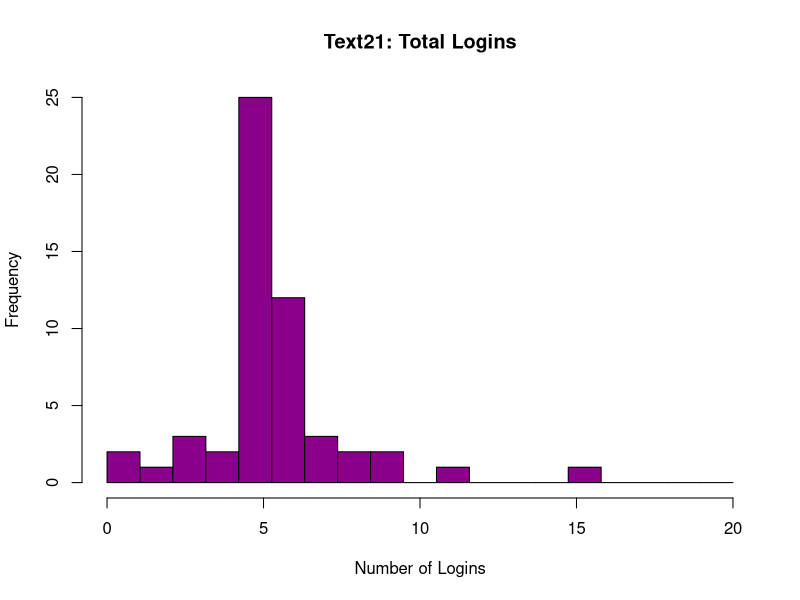
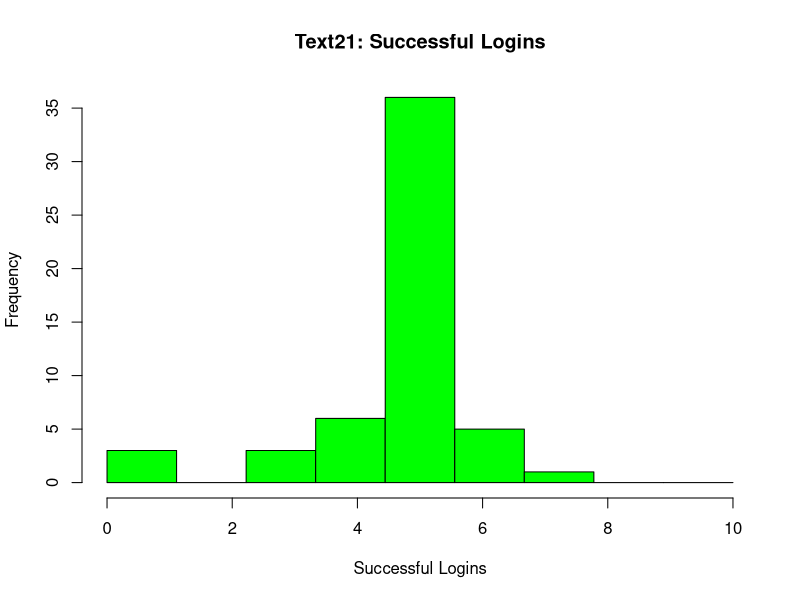
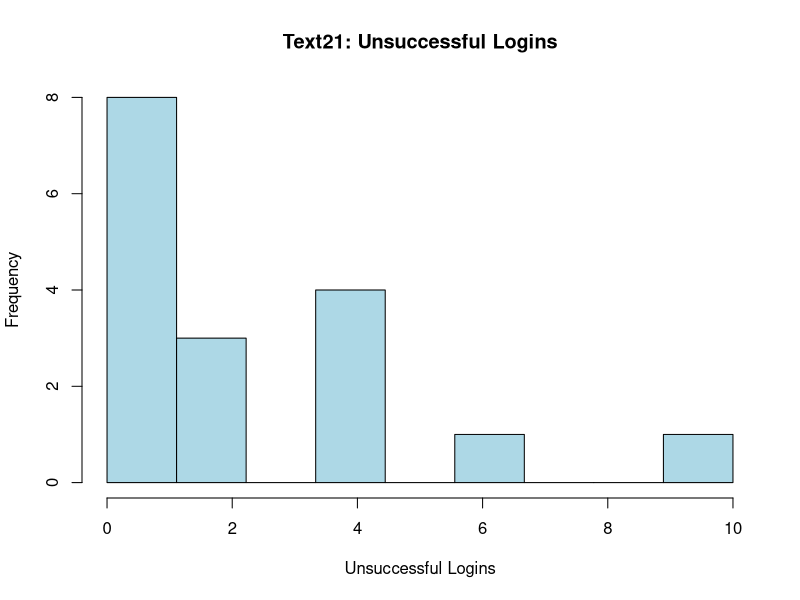
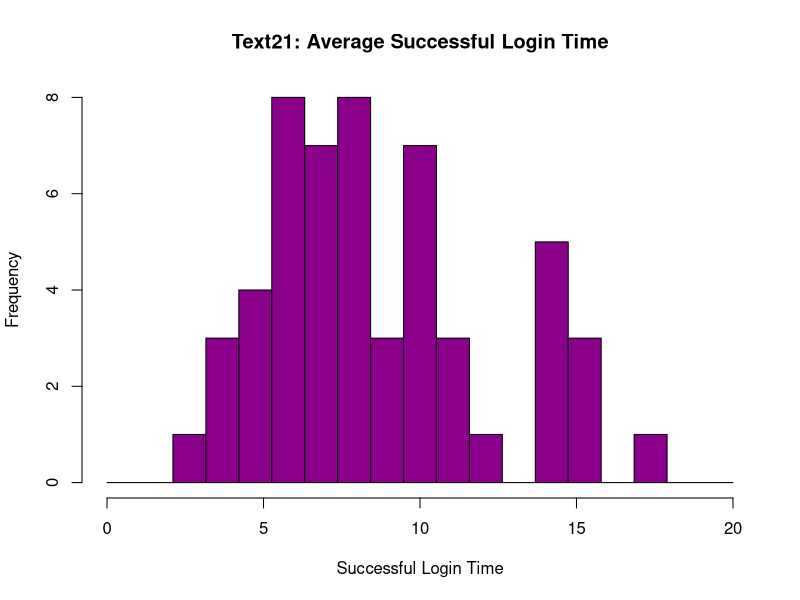
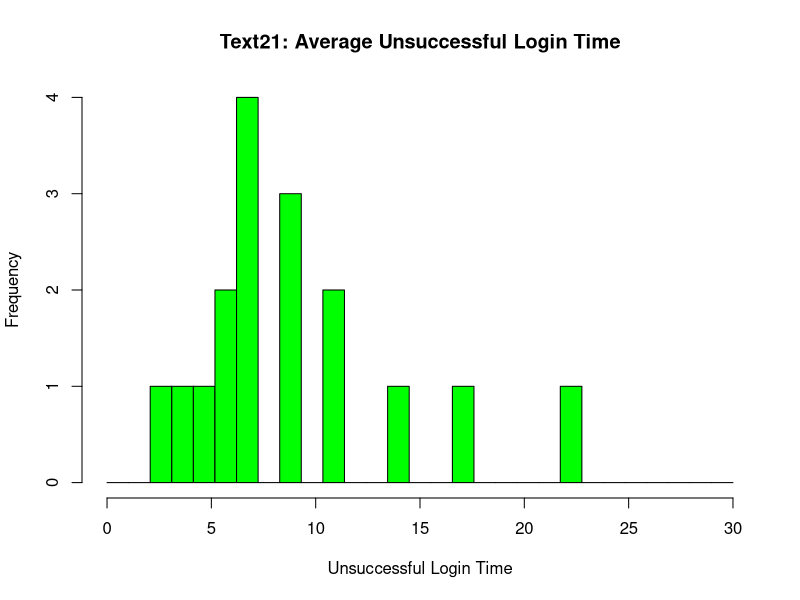
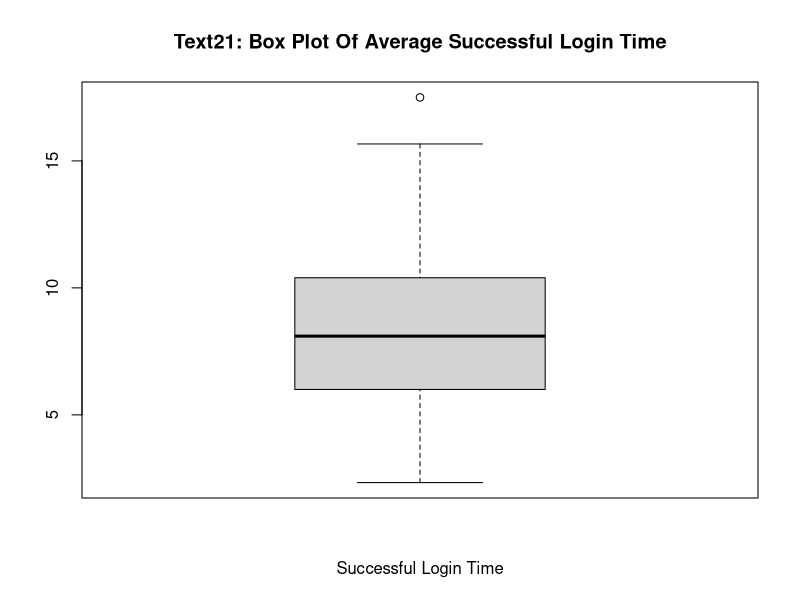
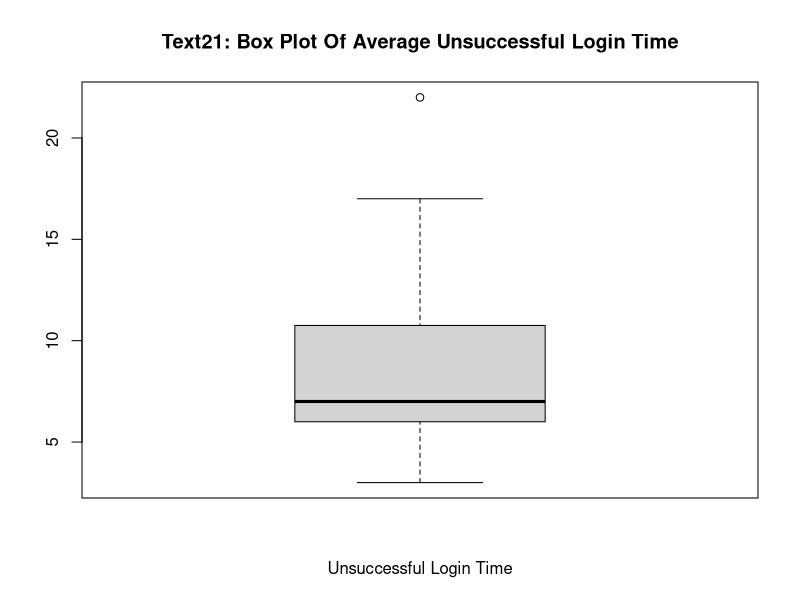
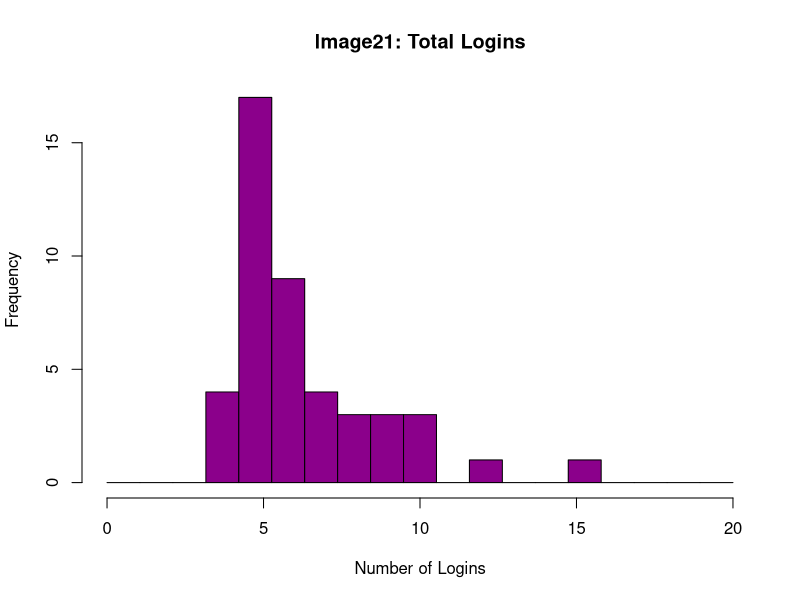

The R source for these figures, in order:
# don't forget to set working directory using `setwd("DIR")`
output_file <- "output.pdf"; # output file for stats
data <- read.table("combined.csv", header = TRUE, sep = ","); # read csv file, ignore the column names

# format is userId passwordScheme totalLogins successfulLogins unsuccessfulLogins avgSuccessLoginTime avgFailedLoginTime

full_data <- split(data, data$passwordScheme);

text_data = full_data$Text21;
image_data = full_data$Image21;


calculateStatistics <- function(data, scheme) {
	sink(paste(scheme, output_file));
	calculateLoginStats(data, scheme);
	calculateTimeStats(data, scheme);
	sink();
	pdf(file = paste(scheme, output_file));
	createLoginHistograms(data, scheme);
	createTimeHistograms(data, scheme);
	dev.off();
}

calculateLoginStats <- function(data, scheme) {
	cat(paste("Mean for logins for", scheme),"\n");
	meanTotalUserLogins <- mean(data$totalLogins);
	cat(paste("Mean total logins for", scheme, meanTotalUserLogins), "\n");
	meanSuccessfulUserLogins <- mean(data$successfulLogins);
	cat(paste("Mean successful logins for", scheme, meanSuccessfulUserLogins), "\n");
	meanUnsuccessfulUserLogins <- mean(data$unsuccessfulLogins);
	cat(paste("Mean unsuccessful logins for", scheme, meanUnsuccessfulUserLogins), "\n");
	cat("\n");
	
	cat(paste("Standard deviation for logins for", scheme),"\n");
	sdTotalUserLogins <- sd(data$totalLogins);
	cat(paste("Standard deviation of total logins for", scheme, sdTotalUserLogins), "\n");
	
	sdSuccessfulUserLogins <- sd(data$successfulLogins);
	cat(paste("Standard deviation of successful logins for", scheme, sdSuccessfulUserLogins), "\n");
	
	sdUnsuccessfulUserLogins <- sd(data$unsuccessfulLogins);
	cat(paste("Standard deviation of unsuccessful logins for", scheme, sdUnsuccessfulUserLogins), "\n");
	cat("\n");
	
	cat(paste("Median for logins for", scheme),"\n");
	medianTotalUserLogins <- median(data$totalLogins);
	cat(paste("Median total logins for", scheme, medianTotalUserLogins), "\n");
	
	medianSuccessfulUserLogins <- median(data$successfulLogins);
	cat(paste("Median successful logins for", scheme, medianSuccessfulUserLogins), "\n");
	
	medianUnsuccessfulUserLogins <- median(data$unsuccessfulLogins);
	cat(paste("Median unsuccessful logins for", scheme, medianUnsuccessfulUserLogins), "\n");
	cat("\n");
}

calculateTimeStats <- function(data, scheme) {
	cat(paste("Mean for login time for for", scheme),"\n");
	meanSuccessfulUserLoginsTime <- mean(data$avgSuccessLoginTime[data$avgSuccessLoginTime > 0]);
	cat(paste("Mean successful login time for", scheme, meanSuccessfulUserLoginsTime), "\n");
	
	meanUnsuccessfulUserLoginTime <- mean(data$avgFailedLoginTime[data$avgFailedLoginTime > 0]);
	cat(paste("Mean unsuccessful login time for", scheme, meanUnsuccessfulUserLoginTime), "\n");
	cat("\n");
	
	cat(paste("Standard deviation for login time for", scheme),"\n");
	sdSuccessfulUserLoginTime <- sd(data$avgSuccessLoginTime[data$avgSuccessLoginTime > 0]);
	cat(paste("Standard deviation of successful login time for", scheme, sdSuccessfulUserLoginTime), "\n");
	
	sdUnsuccessfulUserLoginTime <- sd(data$avgFailedLoginTime[data$avgFailedLoginTime > 0]);
	cat(paste("Standard deviation of unsuccessful login time for", scheme, sdUnsuccessfulUserLoginTime), "\n");
	cat("\n");
	
	cat(paste("Median for login time for", scheme),"\n");
	medianSuccessfulUserLoginTime <- median(data$avgSuccessLoginTime[data$avgSuccessLoginTime > 0]);
	cat(paste("Median successful login time for", scheme, medianSuccessfulUserLoginTime), "\n");
	
	medianUnsuccessfulUserLoginTime <- median(data$avgFailedLoginTime[data$avgFailedLoginTime > 0]);
	cat(paste("Median unsuccessful login time for", scheme, medianUnsuccessfulUserLoginTime), "\n");
	cat("\n");
}

createLoginHistograms <- function(data, scheme) {
	hist(data$totalLogins,main=paste(scheme, "Total Logins"), breaks=seq(0, 20, l=20), xlab="Number of Logins", col="darkmagenta");
	hist(data$successfulLogins[data$successfulLogins > 0],main=paste(scheme, "Successful Logins"), breaks=seq(0, 10, l=10), xlab="Successful Logins", col="green");
	hist(data$unsuccessfulLogins[data$unsuccessfulLogins > 0],main=paste(scheme, "Unsuccessful Logins"), breaks=seq(0, 10, l=10), xlab="Unsuccessful Logins", col="lightblue");
}

createTimeHistograms <- function(data, scheme) {
	b <- NULL;
	ifelse(scheme == "Text21:", b <- seq(0, 20, l=20), b <- seq(0, 40, l=20));
	hist(data$avgSuccessLoginTime[data$avgSuccessLoginTime > 0], main=paste(scheme, "Average Successful Login Time"), b, xlab="Successful Login Time", col="darkmagenta");
	ifelse(scheme == "Text21:", b <- seq(0, 30, l=30), b <- seq(0, 60, l=20));
	hist(data$avgFailedLoginTime[data$avgFailedLoginTime > 0], main=paste(scheme, "Average Unsuccessful Login Time"), b,  xlab="Unsuccessful Login Time", col="green");
	
	boxplot(data$avgSuccessLoginTime[data$avgSuccessLoginTime > 0], main=paste(scheme, "Box Plot Of Average Successful Login Time"), xlab="Successful Login Time");
	boxplot(data$avgFailedLoginTime[data$avgFailedLoginTime > 0], main=paste(scheme, "Box Plot Of Average Unsuccessful Login Time"), xlab="Unsuccessful Login Time");

}

calculateStatistics(text_data, "Text21:");
calculateStatistics(image_data, "Image21:");